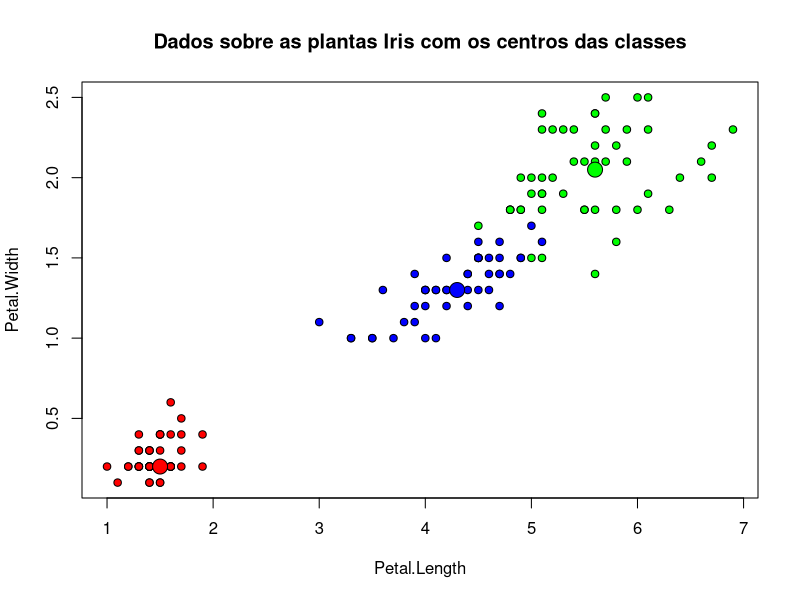
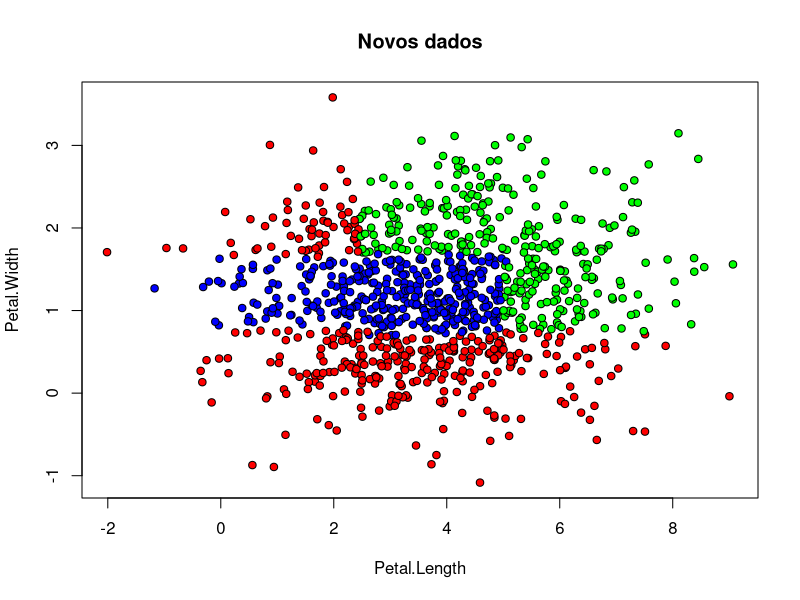

Recreate these plots in R, in order.
## ---- chunk 1
library(randomForest)
data(iris)
## ---- chunk 2
head(iris)
## ---- chunk 3
forestIris <- randomForest(Species ~ Petal.Width + Petal.Length, data=iris, prox=TRUE)
forestIris
## ---- chunk 4
getTree(forestIris, k=2)
## ---- chunk 5
table(predict(forestIris),iris$Species)
prop.table(table(predict(forestIris),iris$Species))
## ---- chunk 6
iris.p <- classCenter(iris[,c(3,4)], iris$Species, forestIris$prox)
plot(iris[,3], iris[,4], pch=21, xlab=names(iris)[3], ylab=names(iris)[4], 
     bg=c("red","blue","green")[as.numeric(factor(iris$Species))], main="Dados sobre as plantas Iris com os centros das classes")
points(iris.p[,1], iris.p[,2], pch=21, cex=2, bg=c("red", "blue", "green"))
## ---- chunk 7
forestIris1 <- randomForest(Species~ Petal.Width + Petal.Length, data=iris, prox=TRUE, ntree=50)
forestIris2 <- randomForest(Species~ Petal.Width + Petal.Length, data=iris, prox=TRUE, ntree=50)
forestIris3 <- randomForest(Species~ Petal.Width + Petal.Length, data=iris, prox=TRUE, ntree=50)
forestIris1
forestIris2
forestIris3
model <- combine(forestIris1, forestIris2, forestIris3)
model
## ---- chunk 8
newdata <- data.frame(Sepal.Length<- rnorm(1000,mean(iris$Sepal.Length),
                                           sd(iris$Sepal.Length)),
                      Sepal.Width <- rnorm(1000,mean(iris$Sepal.Width),
                                           sd(iris$Sepal.Width)),
                      Petal.Width <- rnorm(1000,mean(iris$Petal.Width),
                                           sd(iris$Petal.Width)),
                      Petal.Length <- rnorm(1000,mean(iris$Petal.Length),
                                            sd(iris$Petal.Length)))

pred <- predict(forestIris,newdata)
## ---- chunk 9
table(predict(forestIris),iris$Species)
prop.table(table(predict(forestIris),iris$Species))
## ---- chunk 10
plot(newdata[,4], newdata[,3], pch=21, xlab="Petal.Length",ylab="Petal.Width",
     bg=c("red", "blue", "green")[as.numeric(pred)],main="Novos dados")
